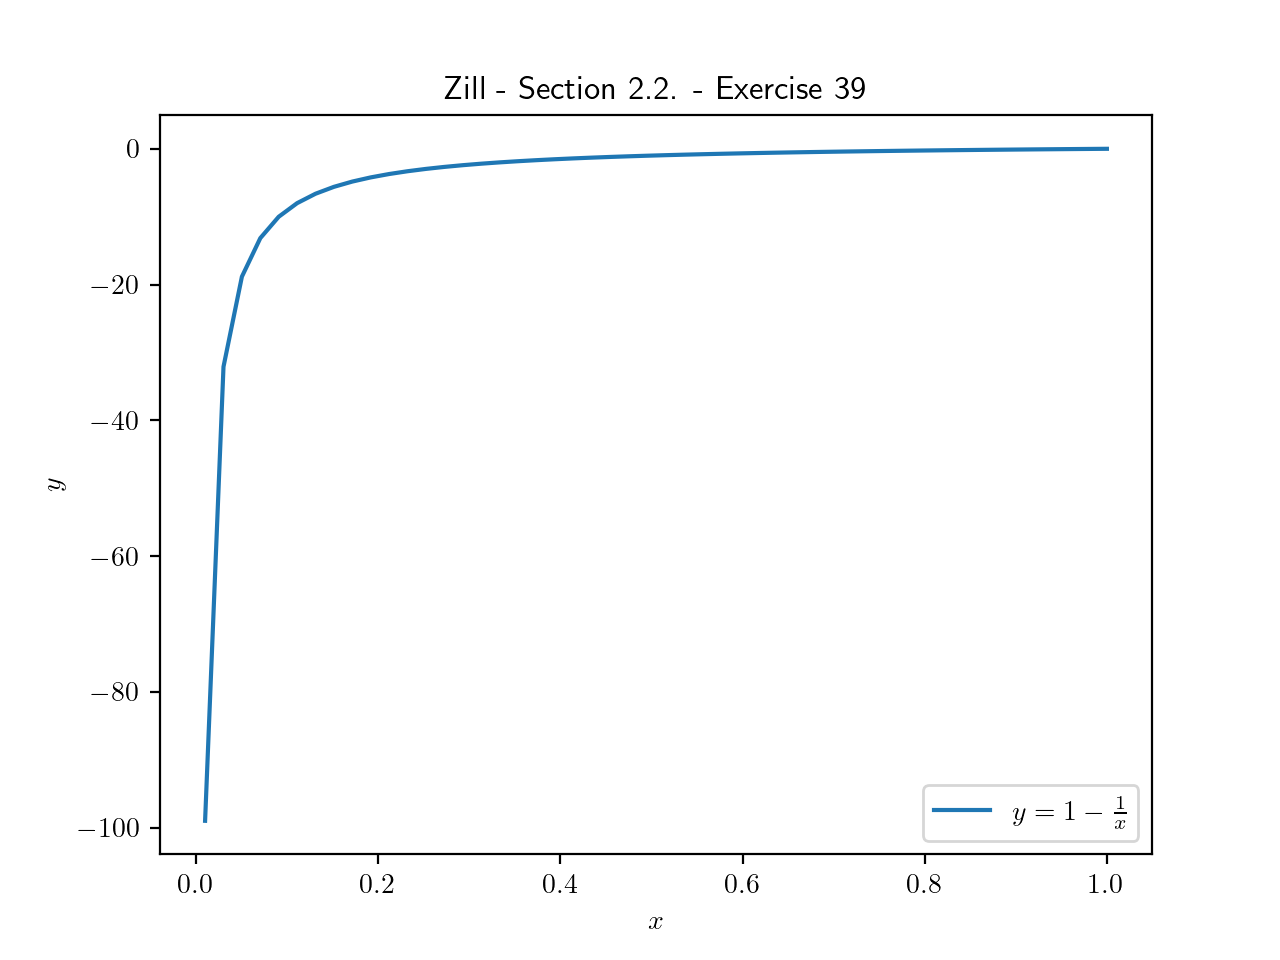

Here is the Python script that generated this plot:
# Zill - Differential Equations with Boundary-Value Problems
# Section 2.2. - Exercise 39
import numpy as np
import matplotlib
matplotlib.rcParams['text.usetex'] = True
import matplotlib.pyplot as plt

# plot over interval (0,1)
x = np.linspace(0.01, 1)

# function defined by explicit solution
def y(x):
    return 1 - 1/x

# plot figure and axes
fig, ax = plt.subplots()
solution = ax.plot(x, y(x), label=r"$y = 1 - \frac{1}{x}$")

# add title and label
ax.set_title("Zill - Section 2.2. - Exercise 39")
ax.set_xlabel("$x$")
ax.set_ylabel("$y$")
ax.legend()

# show plot
plt.show()

# save plot
fig.savefig("ch02_02_ex39.png")
